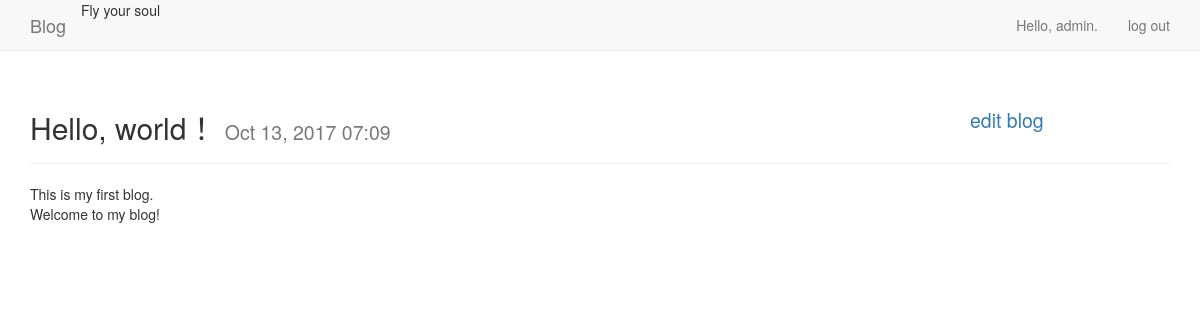
The page /blogpost/1/ (signed in) on the database its author committed.
### blogs/models.py (models this page shows, shortened)
class BlogPost(models.Model):
    title = models.CharField(max_length=200)
    text = models.TextField()
    date_added = models.DateTimeField(default=timezone.now)
    owner = models.ForeignKey(User)

### blogs/views.py (the view)
# urls.py: url(r'^blogpost/(?P<blogpost_id>\d+)/$', views.blogpost, name='blogpost'),
def blogpost(request, blogpost_id):
    blogpost = BlogPost.objects.get(id=blogpost_id)
    context = {'blogpost': blogpost}
    return render(request, 'blogs/blogpost.html', context)

### blogs/templates/blogs/blogpost.html
{% extends "blogs/base.html" %}
{% block header %}
	<h2>{{ blogpost.title }}
	  <small><span>
	  	{{ blogpost.date_added|date:'M d, Y H:i' }}
	  </span>
	  <span style="float:right; width: 200px;vertical-align:bottom">
	  	<a href="{% url 'blogs:edit_blog' blogpost.id %}">edit blog</a>
	  </span></small></h2>
{% endblock header %}
{% block content %}
  <div>{{ blogpost.text|linebreaks }}</div>
{% endblock content %}

### blogs/templates/blogs/base.html (shortened to what this page needs)
{% load bootstrap3 %}
<!DOCTYPE html>
<html lang="en">
<head>
  {% bootstrap_css %}
</head>
<body>
  <nav class="navbar navbar-default navbar-static-top">
  	<div class="container">
  	  <div class="navbar-header">
  	    <a class="navbar-brand" href="{% url 'blogs:index' %}">
  	    	Blog</a>
  	  </div>
  	  <div id="navbar" class="navbar-collapse collapse">
  	    <ul class="nav navbar-nav">
  	  	  <li>Fly your soul</li>
  	    </ul>
  	    <ul class="nav navbar-nav navbar-right">
  	  	  {% if user.is_authenticated %}
  	  	    <li><a>Hello, {{ user.username }}.</a></li>
  	  	    <li><a href="{% url 'users:logout' %}">log out</a></li>
		  {% else %}
		    <li><a href="{% url 'users:register' %}">register</a></li>
		    <li><a href="{% url 'users:login' %}">log in</a></li>
		  {% endif %}
  	    </ul>
  	  </div>
  	</div>
  </nav>
  <div class="container">
  	<div class="page-header">
  		{% block header %}{% endblock header %}
  	</div>
  	<div>
  		{% block content %}{% endblock content %}
  	</div>
  </div>
</body>
</html>

### rows shown on the page
BlogPost: title "Hello, world！", date_added "Oct 13, 2017 07:09", text "This is my first blog. Welcome to my blog!"

### other values the page prints
{{ user.username }} "admin"
